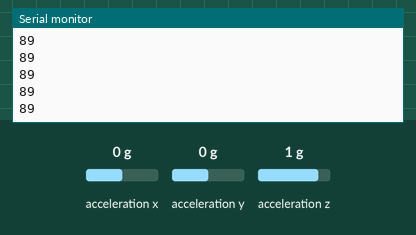
This sketch was run on a simulated Arduino Uno, built for the host (arithmetic inside an expression is 32-bit, double 64-bit). On the bench: the last lines printed to the serial monitor. The inputs (shaded band) are chosen by the test bench; at power-on: acceleration x 0 g, acceleration y 0 g, acceleration z 1 g.

Above: at 1.2 s.
1.3 s: acceleration x set to -1.4 g
At 1.5 s:
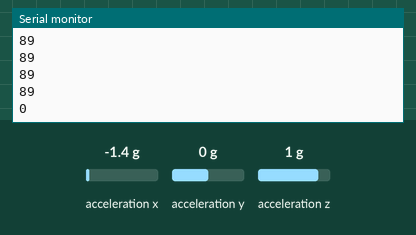
2.8 s: acceleration x set to -0.8 g
At 2.88 s:
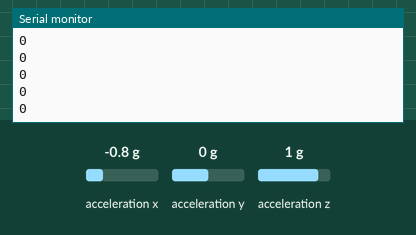
Timing chart, 0 to 5.8 s (numbered marks = the images above; inputs shaded):
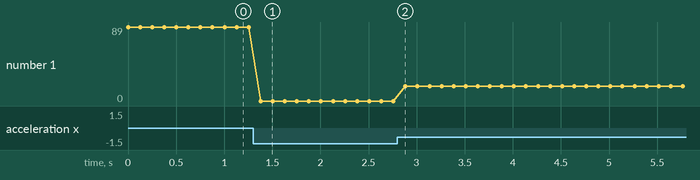

The sketch:

gyroXserial.ino
```cpp
#include "CurieIMU.h"

float convertRawAcceleration(int aRaw) {
  float a = (aRaw * 2.0) / 32768.0;
  return a;
}

void Accelerometer(){
	int accX, accY, accZ;
	float ax, ay, az;

	CurieIMU.readAccelerometer(accX, accY, accZ);

	ax = convertRawAcceleration(accX)*100;
	ay = convertRawAcceleration(accY)*100;
	az = convertRawAcceleration(accZ)*100;

	// 가속기 최소 최대 범위 제한 설정
	if(ax > 100) ax=100;
	if(ax < -100) ax=-100;
	if(ay > 100) ay=100;
	if(ay < -100) ay=-100;

	// 가속기 최대 최소값을 0~179 범위내로 변환
	accX = map(ax, -100, 100, 0, 179);
	accY = map(ay, -100, 100, 0, 179);

	Serial.println(accX);
	//Serial.print(" / ");
  //Serial.println(accY);
	delay(125);
}

void setup() {
  Serial.begin(9600); // 시리얼 초기화
  CurieIMU.begin(); // 가속기 초기화
  CurieIMU.setAccelerometerRange(2); // 가속기 범위 설정
	CurieIMU.noAccelerometerOffset();
	CurieIMU.accelerometerOffsetEnabled();
}

void loop() {
	Accelerometer();
}
```

Measured:
- after the input at 1.3 s, the serial monitor: prints a new line after 0.08 s (image 1)
- plotted number 1: 89 → 0 after the input at 1.3 s, 0 → 18 after the input at 2.8 s
